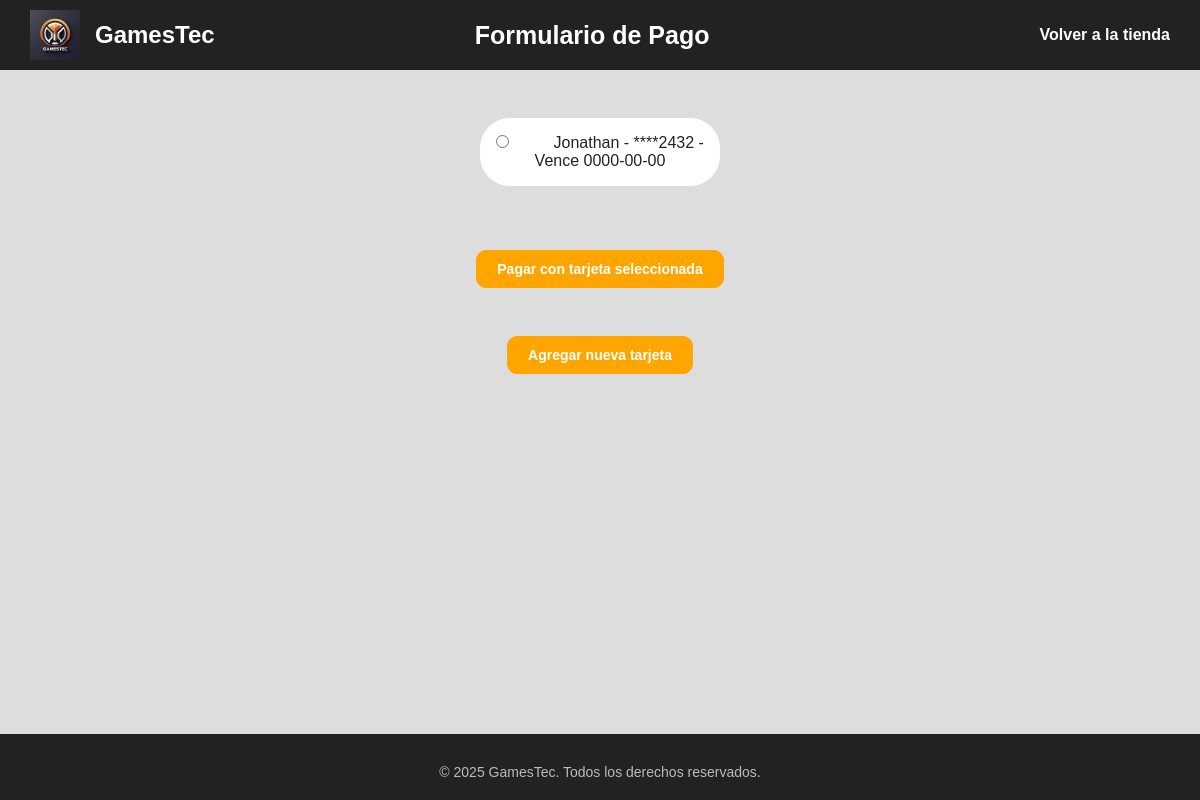
Screenshot of /Fuentes/GamesTecShop/Ventas/Vistas/mostrarTarjetas.php (signed in) with the database file from the repository.
### tables this page shows
CREATE TABLE `tarjetacliente` (
  `idTarjeta` int(11) NOT NULL,
  `idCliente` int(11) NOT NULL
);

CREATE TABLE `datostarjeta` (
  `idTarjeta` int(11) NOT NULL,
  `nombreTitular` varchar(100) NOT NULL,
  `numeroTarjeta` varchar(18) NOT NULL,
  `vencimientoTarjeta` date NOT NULL,
  `CVV` varchar(4) NOT NULL
);

### Fuentes/GamesTecShop/Ventas/Modelos/crudVentas.php (called while the page is built, shortened)
<?php
class CrudVentas {
    public static function obtenerIdClientePorUsuario($idUsuario) {
        $db = Db::conectar();
        $sql = "SELECT idCliente FROM clientes WHERE idUsuario = :idUsuario";
        $query = $db->prepare($sql);
        $query->bindParam(':idUsuario', $idUsuario);
        $query->execute();
        return $query->fetchColumn();
    }
    public function obtenerTarjetasPorCliente($idCliente) {
        $db = Db::conectar();
        $sql = "SELECT tc.idTarjeta, t.nombreTitular, t.numeroTarjeta, t.vencimientoTarjeta
                FROM tarjetaCliente tc
                INNER JOIN datosTarjeta t ON t.idTarjeta = tc.idTarjeta
                WHERE tc.idCliente = :idCliente";
        $query = $db->prepare($sql);
        $query->bindParam(':idCliente', $idCliente);
        $query->execute();
        return $query->fetchAll(PDO::FETCH_ASSOC);
    }
}
?>

### Fuentes/GamesTecShop/Ventas/Vistas/mostrarTarjetas.php (the view, shortened to what this page needs)
<?php
require_once('../Modelos/crudVentas.php');
$crud = new crudVentas();
$idUsuario = $_SESSION['idUsuario'];
$idCliente = $crud->obtenerIdClientePorUsuario($idUsuario);
$tarjetas = $crud->obtenerTarjetasPorCliente($idCliente);
$idCarrito = $_GET['idCarrito'];
$total = $_GET['total'];
?>
<!DOCTYPE html>
<html lang="es">
<head>
    <link rel="stylesheet" href="../../styles.css">
</head>
<body class="bodyCarrito">
    <header>
        <div class="logo-container">
            <img src="../../img/GamesTecLogo.png" alt="GamesTec Logo">
            <h1>GamesTec</h1>
        </div>
        <div class="subtitulo">
				<strong align="center">Formulario de Pago</strong><br>
			</div>
        <nav>
            <a href="../../Contenido/Vistas/contenido.php">Volver a la tienda</a>
        </nav>
    </header>
    <main class="scroll">
        <form action="../Controlador/admin_pagos.php" method="POST">
            <?php foreach ($tarjetas as $tarjeta): ?>
                <div class="tarjetas">
                    <li>
                        <input type="radio" name="idTarjeta" value="<?= $tarjeta['idTarjeta'] ?>" required>
                        <?= $tarjeta['nombreTitular'] ?> - ****<?= substr($tarjeta['numeroTarjeta'], -4) ?> - Vence <?= $tarjeta['vencimientoTarjeta'] ?>
                    </li>
                </div>
            <?php endforeach; ?>
            <div class="botonTarjeta">
                <button type="submit">Pagar con tarjeta seleccionada</button>
            </div>
        </form>
        <div class="botonTarjetaAgregar">
            <a href="tarjetas.php?idCarrito=<?= $idCarrito ?>&total=<?= $total ?>">Agregar nueva tarjeta</a>
        </div>
    </main>
    <footer class="responsivo">
            <p>© 2025 GamesTec. Todos los derechos reservados.</p>
    </footer>
</body>
</html>

### Fuentes/GamesTecShop/styles.css (style rules this page uses)
* { margin: 0; padding: 0; box-sizing: border-box; }
body { font-family: Arial, sans-serif; background: #111; color: #fff; }
header { background: #222; display: flex; justify-content: space-between; align-items: center; padding: 10px 30px; }
.logo-container { display: flex; align-items: center; }
.logo-container img { width: 50px; margin-right: 15px; }
.logo-container h1 { font-size: 24px; }
nav a { color: #fff; margin-left: 20px; text-decoration: none; font-weight: bold; }
html, body { height: 100%; display: flex; flex-direction: column; }
main { flex: 1; position: relative; height: 500px; overflow: hidden; }
footer { background: #222; padding: 20px; text-align: center; }
footer p { padding-top: 1; margin-top: 10px; color: #bbb; font-size: 14px; margin-left: auto; margin-right: auto; }
main.scroll { flex: 1; position: relative; overflow: visible; }
footer.responsivo { background: #222; padding: 20px; text-align: center; display: flex; justify-content: center; align-items: center; position: fixed; bottom: 0; left: 0; width: 100%; z-index: 100; }
.subtitulo { text-align: center; }
.subtitulo strong { margin-left: auto; margin-right: auto; padding-right: 2em; font-size: 25px; }
.bodyCarrito { background-color: #ddd; }
.tarjetas { text-align: center; list-style: none; margin-top: 3em; color: #222; padding-bottom: 1em; }
.tarjetas input { margin-right: 3em; }
.tarjetas li { margin-left: 30em; margin-right: 30em; background-color: #FFF; border-radius: 30px; padding: 1em; }
.botonTarjeta { display: flex; flex-wrap: wrap; justify-content: center; gap: 10px; margin-top: 10px; padding: 0; list-style: none; margin-left: 3em; margin-right: 3em; margin-bottom: 3em; margin-top: 3em; }
.botonTarjeta button { display: block; text-decoration: none; border-radius: 10px; background-color: orange; color: white; text-align: center; padding: 10px 20px; transition: background-color 0.3s ease; font-size: 14px; font-weight: bold; cursor: pointer; border: 1px solid orange; }
.botonTarjetaAgregar { display: flex; flex-wrap: wrap; justify-content: center; gap: 10px; margin-top: 10px; padding: 0; list-style: none; margin-left: 3em; margin-right: 3em; padding-bottom: 8em; margin-top: 3em; }
.botonTarjetaAgregar a { display: block; text-decoration: none; border-radius: 10px; background-color: orange; color: white; text-align: center; padding: 10px 20px; transition: background-color 0.3s ease; font-size: 14px; font-weight: bold; cursor: pointer; border: 1px solid orange; }

### rows the page displays
tarjetacliente: idTarjeta.nombreTitular "Jonathan", idTarjeta.numeroTarjeta "2432", idTarjeta.vencimientoTarjeta "0000-00-00"
